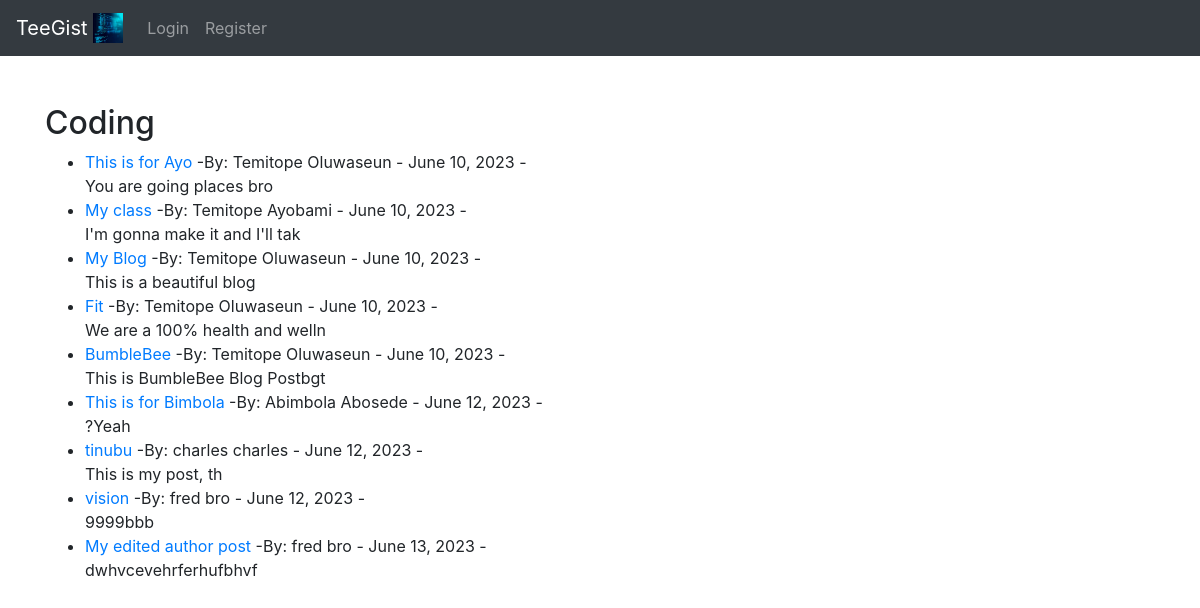
/category/coding/, run on the app's committed database.
### app_folder/models.py (models this page shows, shortened)
class Post(models.Model):
    title = models.CharField(max_length=250)
    upload_image = models.ImageField(null=True, blank=True, upload_to ='images/')
    title_tag = models.CharField(max_length=250, default='This is a blog Web App!')
    author = models.ForeignKey(User, on_delete=models.CASCADE)
    body = RichTextField(blank=True, null=True)
    posted_at = models.DateField(auto_now_add=True)
    category = models.CharField(max_length=255, default='Technology')
    snippet = models.CharField(max_length=255, default="Click to View Post")
    likes = models.ManyToManyField(User, related_name='blog_posts')

### app_folder/views.py (the view)
# urls.py: path('category/<str:cats>/', CategoryView, name = "category"),
def CategoryView(request, cats):
    category_posts = Post.objects.filter(category=cats.replace('-', ' '))
    return render(request, 'apps/categories.html', {'cats':cats.title().replace('-', ' '), 'category_posts':category_posts})

### app_folder/templates/apps/categories.html (shortened to what this page needs)
{% extends 'blogs/base.html' %}
{% block content %}
<br/>
 <br/>
{% if category_posts %}
        <h2> {{ cats }}   </h2>
        <ul>
            {% for post in category_posts %}
        <li> <a href = "{% url 'details' post.pk %}">{{ post.title }} </a>
            -By: {{ post.author.first_name }}
            {{ post.author.last_name }} -
            {{ post.posted_at }} -
        <br/>
        </li>
        {{ post.body|slice:":30"|safe }}
        {% endfor %}
</ul>
{% else %}
    Sorry this page doesn't exits
{% endif %}
{% endblock %}

### data on the page
Post: title "This is for Ayo", author.first_name "Temitope", author.last_name "Oluwaseun", posted_at "June 10, 2023", body "You are going places bro"
Post: title "My class", author.first_name "Temitope", author.last_name "Ayobami", posted_at "June 10, 2023", body "I'm gonna make it and I'll tak"
Post: title "My Blog", author.first_name "Temitope", author.last_name "Oluwaseun", posted_at "June 10, 2023", body "This is a beautiful blog"
Post: title "Fit", author.first_name "Temitope", author.last_name "Oluwaseun", posted_at "June 10, 2023", body "We are a 100% health and welln"
Post: title "BumbleBee", author.first_name "Temitope", author.last_name "Oluwaseun", posted_at "June 10, 2023", body "This is BumbleBee Blog Postbgt"
Post: title "This is for Bimbola", author.first_name "Abimbola", author.last_name "Abosede", posted_at "June 12, 2023", body "?Yeah"
Post: title "tinubu", author.first_name "charles", author.last_name "charles", posted_at "June 12, 2023", body "This is my post, th"
Post: title "vision", author.first_name "fred", author.last_name "bro", posted_at "June 12, 2023", body "9999bbb"
Post: title "My edited author post", author.first_name "fred", author.last_name "bro", posted_at "June 13, 2023", body "dwhvcevehrferhufbhvf"

### other printed values
{{ cats }} "Coding"
